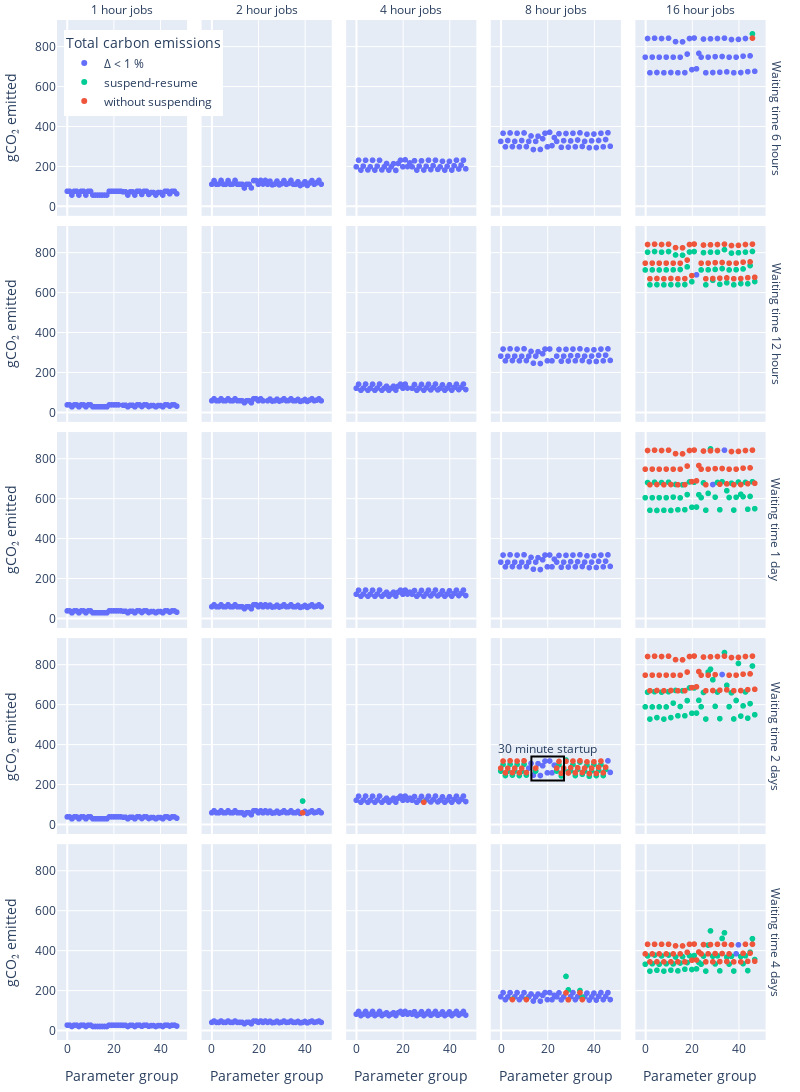

The cell this chart's notebook holds for it:
### Code cell
import plotly.graph_objects as go

"""
Scrolling through by eye, there are some cases where the suspend-resume strategy performed 
better but there are also some cases where it performed worse.

Lets do a graph just plotting each experiment, with the carbon emissions on the y axis
"""

def add_common_styling_to_fig(fig):
    fig.update_layout({
        'margin': dict(l=10, r=10, t=10, b=10)
    })

waiting_times = all_results["waiting_time"].unique()
waiting_time_order = [str(w) for w in sorted([int(w) for w in waiting_times])]


deadlines_color_map = {
    f"Δ < {min_delta_scheduling} %": px.colors.qualitative.Plotly[0],
    'without suspending': px.colors.qualitative.Plotly[1],
    'suspend-resume': px.colors.qualitative.Plotly[2]
}

def make_deadlines_plot(df: pd.DataFrame):
    df = df.reset_index(drop=True)
    df = df.sort_values(by="job_index")

    fig = px.scatter(
        df, x="x_label", y="carbon_cost", color="label",
        hover_data=df.columns, color_discrete_map=deadlines_color_map,
        labels={"label": "Total carbon emissions", "x_label": "Parameter group", "carbon_cost":"gCO₂ emitted"}, facet_row="waiting_time", facet_col="length",
        category_orders={'waiting_time': waiting_time_order}, facet_row_spacing=0.01
    )

    fig.update_layout({
        "height": 1100,
        "width": 800
    })

    label_for_tile={
        "waiting_time=6": "Waiting time 6 hours",
        "waiting_time=12": "Waiting time 12 hours",
        "waiting_time=24": "Waiting time 1 day",
        "waiting_time=48": "Waiting time 2 days",
        "waiting_time=96": "Waiting time 4 days",
    }

    length_label = [
        "1 hour jobs",
        "2 hour jobs",
        "4 hour jobs" ,
        "8 hour jobs",
        "16 hour jobs",   
    ]   

    for i in range(len(length_label)):
        fig.layout['annotations'][i]['text'] = length_label[i]

    fig.for_each_annotation(lambda a: a.update(text = label_for_tile[a.text] if a.text in label_for_tile else a.text))

    fig.update_layout(legend ={
        "yanchor":"top",
        "y":0.99, # equal spacing ;)
        "xanchor":"left",
        "x":0.01
    })

    fig.add_shape(
        type="rect",
        x0=20-7, y0=280-60,
        x1=20+7, y1=280+60,
        line=dict(color="Black"),
        # fillcolor="LightSkyBlue",
        #opacity=0.5,
        row=2,
        col=4
    )

    fig.add_annotation(x=20, y=380, col=4, row=2,
            text="30 minute startup",
            showarrow=False)

    fig.update_layout({
        'margin': dict(l=10, r=20, t=20, b=10)
    })

    fig.show()

    return fig

same_job_different_schedulers_fig = make_deadlines_plot(same_job_different_schedulers_plot_df)

pio.write_image(same_job_different_schedulers_fig, file="eval_same_job_different_schedulers.pdf")
